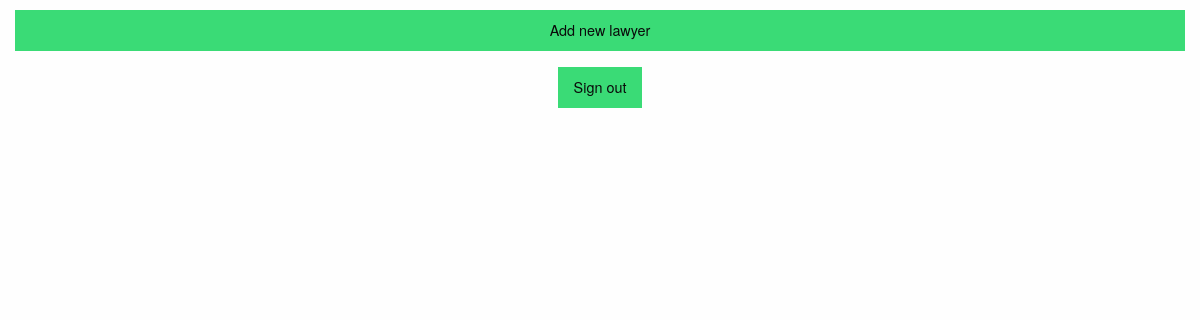
Before: /lawfirm1.php with the older database file.
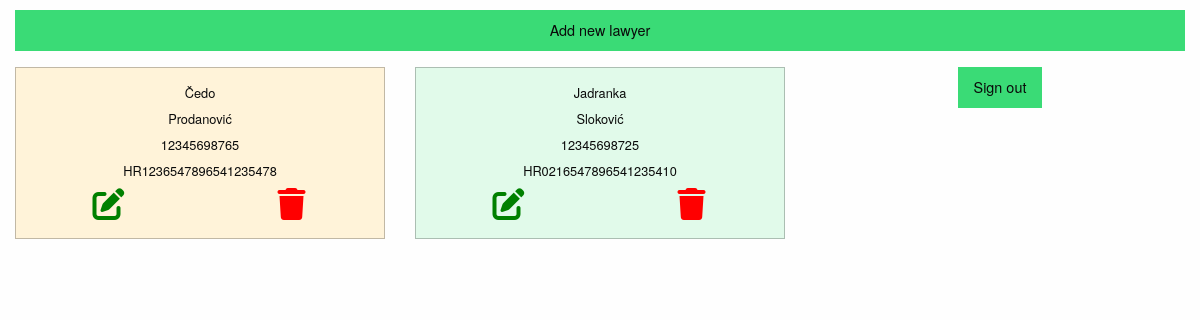
After: the same page with the newer database file.
### tables this page shows
create table lawyer(
lawyer_id int not null primary key auto_increment,
firstname varchar (50),
lastname varchar(50),
OIB char (11),
IBAN varchar (32)
);

### smjerCelija.php (the view)
<div class="large-4 cell">
    <div class="<?php echo $i===1 ? "warning ": ($i===2 ? "success " : "alert ") ; ?>callout">
        <h1><?php echo $red->firstname; ?></h1>
        <h1><?php echo $red->lastname; ?></h1>
        <h1><?php echo $red->OIB; ?></h1>
        <h1><?php echo $red->IBAN; ?></h1>
        <div class="grid-x grid-padding-x">
            <div class="large-6 cell">
                <a href="promjena.php?lawyer_id=<?php echo $red->lawyer_id; ?>">
                    <i class="fas fa-edit fa-2x" style="color: green;"></i>
                </a>
            </div>
            <div class="large-6 cell">
                <a onclick="return confirm('Jeste li sigurni');"
                href="brisanje.php?lawyer_id= <?php echo $red->lawyer_id;?>">
                    <i class="fas fa-trash fa-2x" style="color: red;"></i>
                </a>
            </div>
        </div>
    </div>
</div>

### lawfirm1.php (shortened to what this page needs)
<?php require_once "baza.php" ?>
<!doctype html>
<html class="no-js" lang="en" dir="ltr">
  <head>
    <?php include_once "head.php" ?>
  </head>
  <body>
    <div class="grid-container">
      <a class="success button expanded"  href="dodajnovi.php">
        Add new lawyer
      </a>
      <div class="grid-x grid-padding-x">
        <?php
        $izraz=$veza->prepare("select * from lawyer");
        $izraz->execute();
        $i=0;
        foreach ($izraz->fetchAll(PDO::FETCH_OBJ) as $red) {
            $i++;
            include "smjerCelija.php";
        }
        ?>
        <div class="grid-container">
                <a class="success button expanded"  href="odjava.php">
                Sign out
                </a>
      </div>
    </div>
  </body>
</html>

### head.php (shortened to what this page needs)
<link rel="stylesheet" href="css/foundation.css">
<link rel="stylesheet" href="css/app.css">

### css/app.css (style rules this page uses)
body > div > div > div > div > h1 { font-size: 0.8rem; width: 100%; text-align: center; }
body > div > div > div > div { font-weight: bold; text-align: center; }
body > div > a { margin-top: 10px !important; }

Changed rows visible on the page:
added lawyer: firstname "Čedo", lastname "Prodanović", OIB "12345698765", IBAN "HR1236547896541235478"
added lawyer: firstname "Jadranka", lastname "Sloković", OIB "12345698725", IBAN "HR0216547896541235410"
